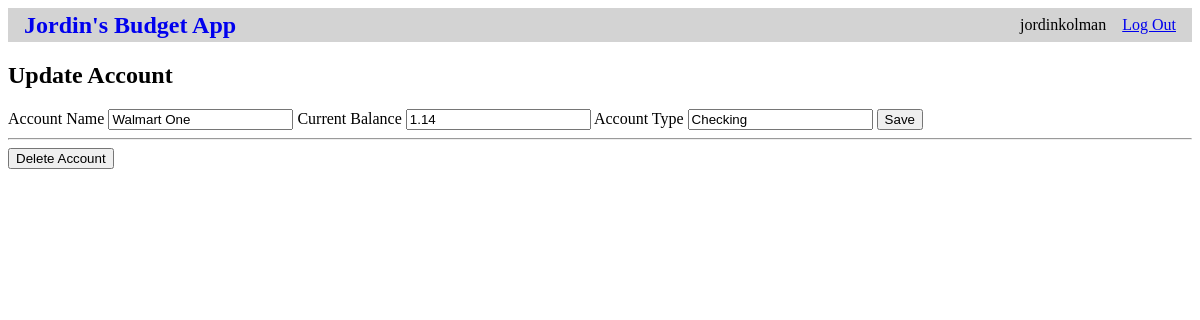
Page /2/update_account (signed in) on the earlier database version.
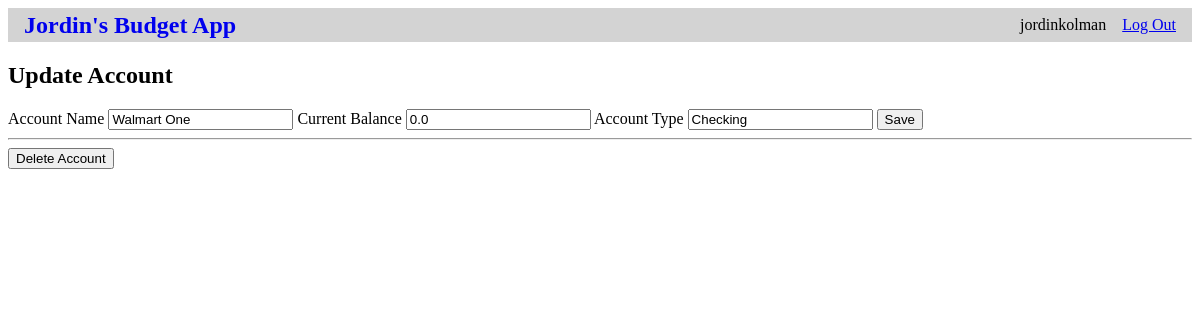
Same page on the later database version.
### tables this page shows
CREATE TABLE user (
    id INTEGER PRIMARY KEY AUTOINCREMENT,
    username TEXT UNIQUE NOT NULL,
    password TEXT NOT NULL
);

CREATE TABLE account (
    id INTEGER PRIMARY KEY AUTOINCREMENT,
    user_id INTEGER NOT NULL,
    name TEXT NOT NULL,
    balance REAL NOT NULL,
    account_type TEXT NOT NULL,
    FOREIGN KEY (user_id) REFERENCES user (id)
);

### budget_app/budget.py (the view, shortened to what this page needs)
@bp.route("/<int:id>/update_account", methods=("GET", "POST"))
@login_required
def update_account(id):
    account = get_account(id)
    return render_template("budget/update_account.html", account=account)

### budget_app/auth.py (called while the page is built)
@bp.before_app_request
def load_logged_in_user():
    user_id = session.get('user_id')
    if user_id is None:
        g.user = None
    else:
        g.user = get_db().execute(
            'SELECT * FROM user WHERE id = ?', (user_id,)
        ).fetchone()

def login_required(view):
    @functools.wraps(view)
    def wrapped_view(**kwargs):
        if g.user is None:
            return redirect(url_for('auth.login'))
        return view(**kwargs)
    return wrapped_view

### budget_app/budget.py (called while the page is built)
def get_account(id, check_user=True):
    account = (
        get_db()
        .execute(
            "SELECT a.id, name, balance, account_type, user_id, username"
            " FROM account a JOIN user u ON a.user_id = u.id"
            " WHERE a.id = ?",
            (id,),
        )
        .fetchone()
    )
    if account is None:
        abort(404, f"Account ID {id} doesn't exist")
    if check_user and account["user_id"] != g.user["id"]:
        abort(403)
    return account

### budget_app/db.py (called while the page is built)
def get_db():
    if 'db' not in g:
        g.db = sqlite3.connect(
            current_app.config['DATABASE'],
            detect_types=sqlite3.PARSE_DECLTYPES
        )
        g.db.row_factory = sqlite3.Row
    return g.db

### budget_app/templates/budget/update_account.html
{% extends 'base.html' %}
{% block header %}
    <h1>{% block title %}Update Account {{ account["account_name"] }}{% endblock %}</h1>
{% endblock %}
{% block content %}
    <form method="post">
        <label for="name">Account Name</label>
        <input name="name" id="account_name" value="{{ request.form['name'] or account['name'] }}" required>
        <label for="balance">Current Balance</label>
        <input name="balance" id="account_balance" value="{{ request.form['balance'] or account['balance']}}">
        <label for="account_type">Account Type</label>
        <input name="account_type" id="account_type" value="{{ request.form['account_type'] or account['account_type'] }}" required>
        <input type="submit" value="Save">
    </form>
    <hr>
    <form action="{{ url_for('budget.delete_account', id=account['id']) }}" method="post">
        <input class="danger" type="submit" value="Delete Account" onclick="return confirm('Are you sure?');">
    </form>
{% endblock %}

### budget_app/templates/base.html (shortened to what this page needs)
<!DOCTYPE html>
<html lang="en">
<head>
    <link rel="stylesheet" href="{{ url_for('static', filename='style.css')}}">
</head>
<body>
    <nav>
        <h1><a href="./">Jordin's Budget App</a></h1>
        <ul>
            {% if g.user %}
                <li><span>{{ g.user['username'] }}</span></li>
                <li><a href="{{ url_for('auth.logout') }}">Log Out</a></li>
            {% else %}
                <li><a href="{{ url_for('auth.register') }}">Register</a></li>
                <li><a href="{{ url_for('auth.login') }}">Log In</a></li>
            {% endif %}
        </ul>
    </nav>
    <section class="content">
        <header>{% block header %}{% endblock %}</header>
        {% block content %}{% endblock %}
    </section>
</body>
</html>

### budget_app/static/style.css (style rules this page uses)
nav { background: lightgray; display: flex; align-items: center; padding: 0 0.5rem; }
nav h1 { flex: auto; margin: 0; }
nav h1 a { text-decoration: none; padding: 0.25rem 0.5rem; }
nav ul { display: flex; list-style: none; margin: 0; padding: 0; }
nav ul li a, nav ul li span, header .action { display: block; padding: 0.5rem; }

Differences in the rows shown:
changed account "Walmart One": balance "1.14" → "0.0"
